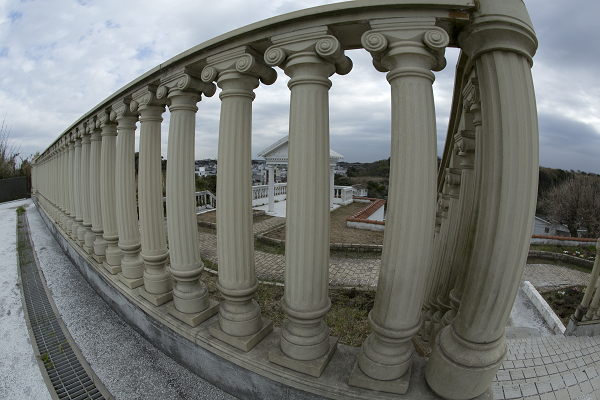
//> input picture sample.png, 600 x 400 px
$ ./fisheye_undistort sample.png sample.png -S=sample.png   (built with g++ and OpenCV 4)
//> lines starting //> are read from the running program, lines starting //| are printed output that depends on the picture
// fisheye undistortion

#include <math.h>
#include <opencv2/opencv.hpp>
#include <vector>
#include <iostream>

// Distortion params
double FocalLengthX;
double FocalLengthY;
double ImageXCenter;
double ImageYCenter;
double RadialDistortParam1;
double RadialDistortParam2;

// multiply by Dmax
double FocalLengthXD;
double FocalLengthYD;
double ImageXCenterD;
double ImageYCenterD;

typedef struct {
	double du;
	double dv;
	double ud;
	double vd;
} coords;

typedef struct {
	int src_width;
	int src_height;
	int tar_width;
	int tar_height;
} im_size;

double	sEnlage = 2.;	// enlarge factor default

int init(double pWidth,double pHeight) {

	// multiply by Dmax

	if(pWidth > pHeight) {
		FocalLengthXD = pWidth * FocalLengthX;
		FocalLengthYD = pWidth * FocalLengthY;
	} else {
		FocalLengthXD = pHeight * FocalLengthX;
		FocalLengthYD = pHeight * FocalLengthY;
	}

	ImageXCenterD = pWidth * ImageXCenter;
	ImageYCenterD = pHeight * ImageYCenter;

	std::cout <<
		"FocalLengthXD=" << FocalLengthXD << "," <<
		"FocalLengthYD=" << FocalLengthYD << "," <<
		"ImageXCenterD=" << ImageXCenterD << "," <<
		"ImageYCenterD=" << ImageYCenterD << std::endl;


	return 0;
}

coords distort_point(double pU,double pV) {
	coords ret;
	double du=pU;
	double dv=pV;

	double r = sqrt(du * du + dv * dv);

	ret.du = du;
	ret.dv = dv;

	if(r == 0.) {
		ret.ud = 0.;
		ret.vd = 0.;
		return ret;
	}

	double ff = sqrt(FocalLengthXD * FocalLengthYD);
	double theta = atan2(r,ff);
	double theta3 = theta * theta * theta;
	double theta5 = theta3 * theta * theta;
	double factor = (theta + RadialDistortParam1 * theta3 + RadialDistortParam2 * theta5) / r;
	const double ud = factor * FocalLengthXD * du;
	const double vd = factor * FocalLengthYD * dv;

	ret.ud = ud;
	ret.vd = vd;

	return ret;
}

int calc_remap(const im_size &isize,cv::Mat &src,cv::Mat &canvas,cv::Mat &map_x,cv::Mat &map_y,cv::Rect &org_rect,cv::Rect &max_rect) {

	int canvas_centerx = isize.tar_width/2;
	int canvas_centery = isize.tar_height/2;
	int xorg = canvas_centerx - static_cast<int>(ImageXCenterD);
	int yorg = canvas_centery - static_cast<int>(ImageYCenterD);

	assert(xorg >= 0 && yorg >= 0);

	std::cout << "(canvas_centerx,canvas_centery)=" << canvas_centerx << "," << canvas_centery << std::endl;
	std::cout << "(xorg,yorg)=" << xorg << "," << yorg << std::endl;

	org_rect = cv::Rect(xorg, yorg, isize.src_width, isize.src_height);

	cv::Mat src_region(canvas, org_rect);
	src.copyTo(src_region);

	for(int y = 0;y < isize.tar_height;++y) {
		for(int x = 0;x < isize.tar_width;++x) {
			coords co = distort_point(static_cast<double>(x - canvas_centerx) ,static_cast<double>(y - canvas_centery));
			map_x.at<float>(y,x) = static_cast<float>(co.ud + canvas_centerx);
			map_y.at<float>(y,x) = static_cast<float>(co.vd + canvas_centery);
		}
	}

	// find maximum rectangle area
	for(int x = canvas_centerx;;--x) { // find left edge
		coords co = distort_point(static_cast<double>(x - canvas_centerx) ,0.);
		if(co.ud < -ImageXCenterD) {
			max_rect.x = x + 1;
			break;
		}
	}

	for(int x = canvas_centerx;;++x) { // find right edge
		coords co = distort_point(static_cast<double>(x - canvas_centerx) ,0.);
		if(co.ud > (src.cols - ImageXCenterD)) {
			max_rect.width = x - 1 - max_rect.x;
			break;
		}
	}

	for(int y = canvas_centery;;--y) { // find top edge
		coords co = distort_point(0., static_cast<double>(y - canvas_centery) );
		if(co.vd < -ImageYCenterD) {
			max_rect.y = y + 1;
			break;
		}
	}

	for(int y = canvas_centery;;++y) { // find bottom edge
		coords co = distort_point(0., static_cast<double>(y - canvas_centery) );
		if(co.vd > (src.rows - ImageYCenterD)) {
			max_rect.height = y - 1 - max_rect.y;
			break;
		}
	}


	std::cout << "maxrect:" << max_rect << std::endl;

	return 0;
}

// For default parameter, using that of Canon EF 15mm fisheye.
const cv::String keys =
	"{help h usage ? |          | show help                }"
	"{@image         |          | input image file         }"
    "{@result        |result.tif| result image file        }"
	"{X x            |      2.0 | enlarge factor           }"
    "{S s            |          | show image when finish   }"
    "{C c            |          | Clip to maximum rect     }"
    "{FX fx          | 0.421427 | FocalLengthX             }"
    "{FY fy          | 0.421427 | FocalLengthY             }"
    "{IX ix          | 0.500484 | ImageXCenter             }"
    "{IY iy          | 0.507854 | ImageYCenter             }"
    "{R1 r1          |-0.020758 | Radial Distortion Param1 }"
    "{R2 r2          |-0.003717 | Radial Distortion Param2 }"
	;

int main(int argc,char *argv[]) {
    cv::CommandLineParser parser(argc, argv, keys);
    parser.about("Fisheye camera calibration sample.");

    bool should_show = parser.has("S") ? true: false;
    bool do_clip = parser.has("C") ? true: false;
    sEnlage = parser.get<double>("X");
    cv::String imagefile = parser.get<cv::String>("@image");
    cv::String resultfile = parser.get<cv::String>("@result");
    sEnlage = parser.get<double>("X");
    FocalLengthX = parser.get<double>("FX");
    FocalLengthY = parser.get<double>("FY");
    ImageXCenter = parser.get<double>("IX");
    ImageYCenter = parser.get<double>("IY");
    RadialDistortParam1 = parser.get<double>("R1");
    RadialDistortParam2 = parser.get<double>("R2");

    if (parser.has("h") || !parser.check() || imagefile.empty() || resultfile.empty()) {
        parser.printMessage();
        return -1;
    }

	CV_Assert(sEnlage >= 1.);
	CV_Assert(FocalLengthX > 0.);
	CV_Assert(FocalLengthY > 0.);
	CV_Assert(ImageXCenter > 0.);
	CV_Assert(ImageYCenter > 0.);

    cv::Mat src = cv::imread(imagefile);
//> src is the input picture: 400 rows x 600 cols, CV_8UC3; mean B, G, R 113.1, 117.1, 114.5
	cv::Mat canvas = cv::Mat::zeros(src.rows * static_cast<int>(sEnlage),src.cols * static_cast<int>(sEnlage), CV_8UC3);
	cv::Mat tar = cv::Mat::zeros(canvas.size(), CV_8UC3);
	cv::Mat map_x = cv::Mat::zeros(canvas.size(), CV_32FC1);
	cv::Mat map_y = cv::Mat::zeros(canvas.size(), CV_32FC1);

    std::cout << "Processing " << imagefile << "..." << std::endl;
    std::cout << "source image size:" << src.cols << "," << src.rows << std::endl;
//| source image size:600,400

	im_size isize;

	isize.src_width = src.cols,isize.src_height = src.rows;
//> isize.src_width = 600; isize.src_height = 400
	isize.tar_width = tar.cols,isize.tar_height = tar.rows;
//> isize.tar_width = 1200; isize.tar_height = 800

	std::cout << "source image size:" << isize.src_width << "," << isize.src_height << std::endl;
//| source image size:600,400
	std::cout << "target image size:" << isize.tar_width << "," << isize.tar_height << std::endl;
//| target image size:1200,800
	std::cout << "Enlarge factor:" << sEnlage << std::endl;

	init(isize.src_width , isize.src_height);
//| FocalLengthXD=252.856,FocalLengthYD=252.856,ImageXCenterD=300.29,ImageYCenterD=203.142

	cv::Rect org_rect,max_rect;

	calc_remap(isize,src,canvas,map_x,map_y,org_rect,max_rect);
//> in calc_remap, `int canvas_centerx = isize.tar_width/2;`: canvas_centerx = 600
//> in calc_remap, `int canvas_centery = isize.tar_height/2;`: canvas_centery = 400
//> in calc_remap, `int xorg = canvas_centerx - static_cast<int>(ImageXCenterD);`: xorg = 300
//> in calc_remap, `int yorg = canvas_centery - static_cast<int>(ImageYCenterD);`: yorg = 197
//| (canvas_centerx,canvas_centery)=600,400
//| (xorg,yorg)=300,197
//> in calc_remap, `org_rect = cv::Rect(xorg, yorg, isize.src_width, isize.src_height);`: org_rect = Rect(300, 197, 600, 400)
//> in calc_remap, `cv::Mat src_region(canvas, org_rect);`: src_region: 400 rows x 600 cols, CV_8UC3; every value is 0
//> in calc_remap, `src.copyTo(src_region);`:
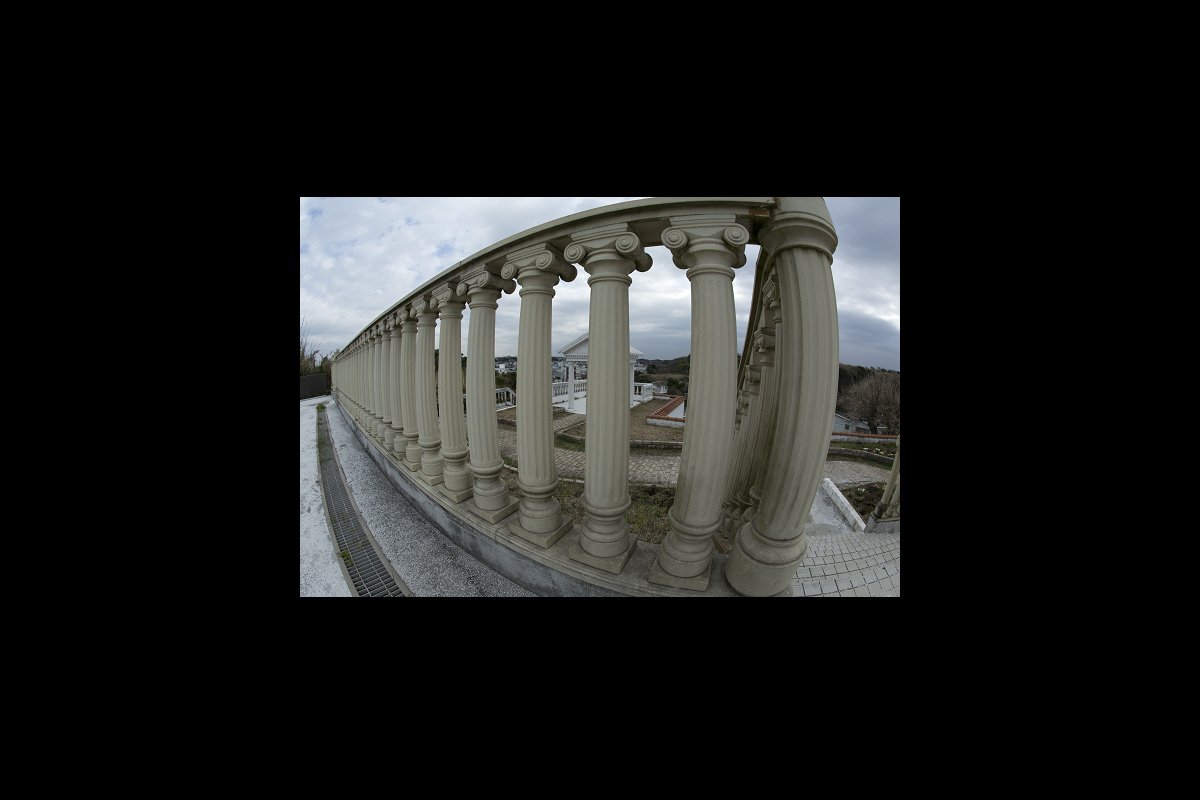
//> canvas: 800 rows x 1200 cols, CV_8UC3; mean B, G, R 28.3, 29.3, 28.6
//> after the loop in calc_remap, `for(int y = 0;y < isize.tar_height;++y)`:
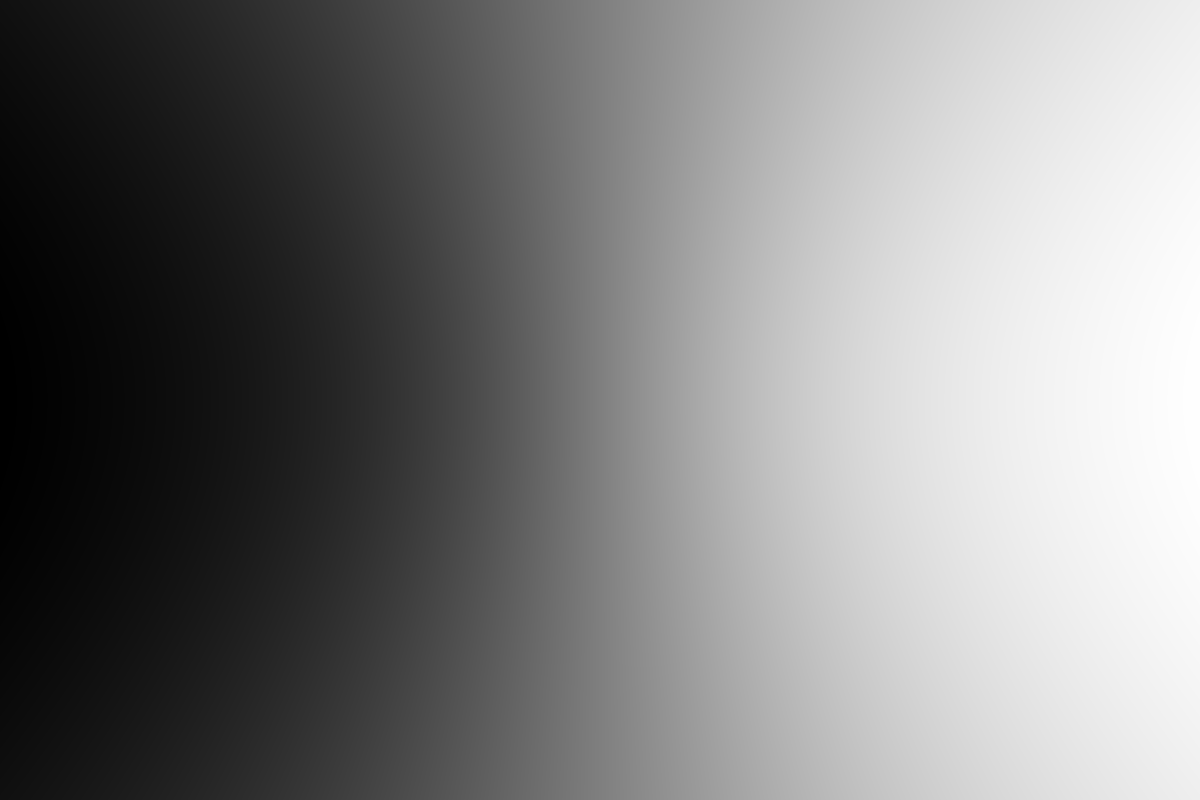
//> map_x: 800 rows x 1200 cols, CV_32FC1; min 314.2, max 885.7, mean 599.8; drawn with min black and max white
//> after the loop in calc_remap, `for(int y = 0;y < isize.tar_height;++y)`:
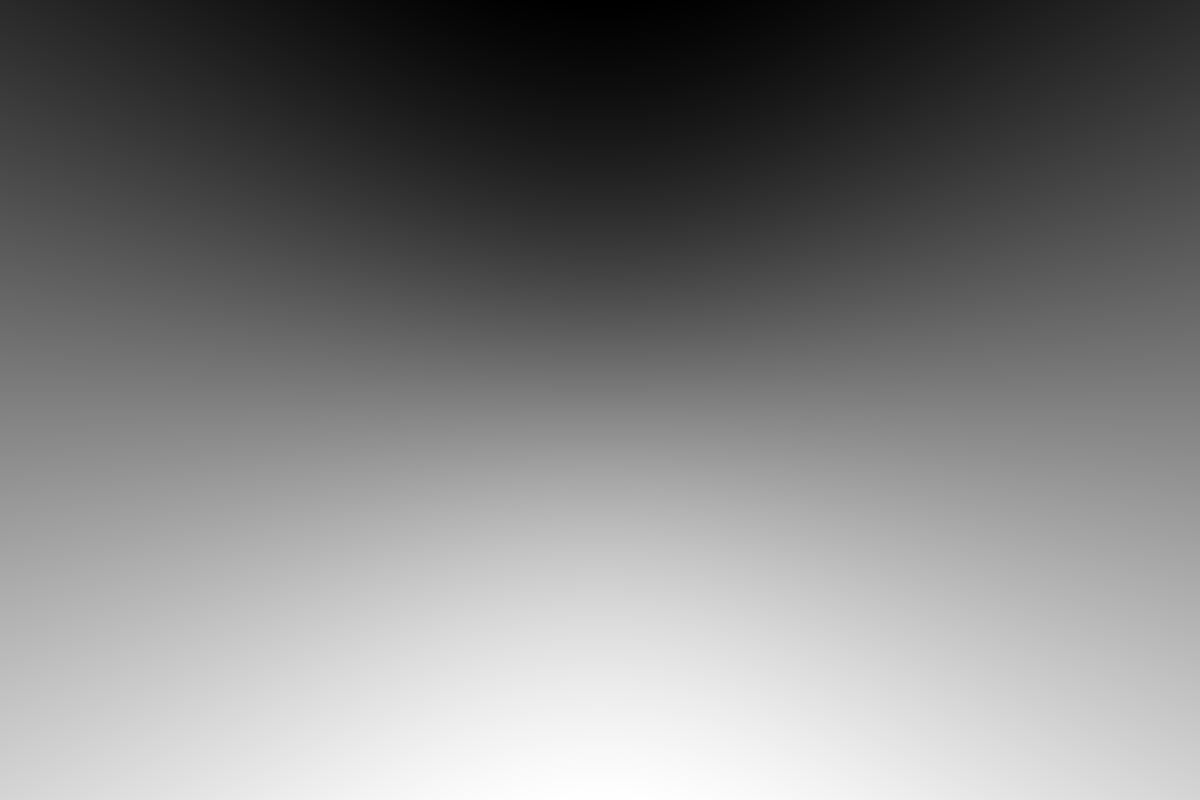
//> map_y: 800 rows x 1200 cols, CV_32FC1; min 151.7, max 648, mean 399.7; drawn with min black and max white
//> the loop in calc_remap, `for(int x = canvas_centerx;;--x)` made 732 passes
//> (du in distort_point, ret.du in distort_point, theta in distort_point, theta3 in distort_point, theta5 in distort_point, factor in distort_point, ud in distort_point, ret.ud in distort_point) on passes 2 to 4: (-1, -1, 0.00395, 6.19e-08, 9.67e-13, 0.00395, -1, -1), (-2, -2, 0.00791, 4.95e-07, 3.1e-11, 0.00395, -2, -2), (-3, -3, 0.0119, 1.67e-06, 2.35e-10, 0.00395, -3, -3)
//| maxrect:[1454 x 523 from (-130, 132)]
	cv::remap(canvas, tar, map_x, map_y, CV_INTER_LINEAR, cv::BORDER_CONSTANT, cv::Scalar(0,0, 0));
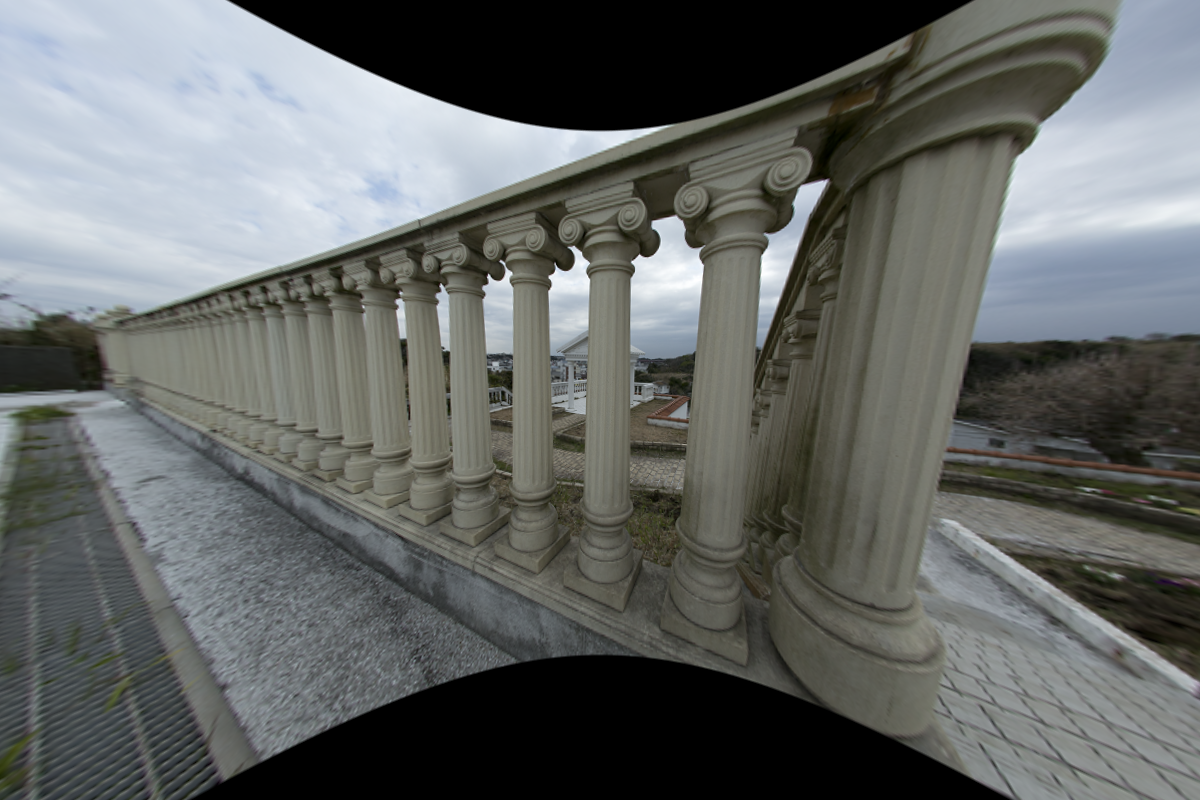
//> tar: 800 rows x 1200 cols, CV_8UC3; mean B, G, R 101.3, 103.1, 100.1

	//cv::rectangle(tar, cv::Point(org_rect.x,org_rect.y), cv::Point(org_rect.x + org_rect.width,org_rect.y + org_rect.height),
	//	cv::Scalar(0,0,200), 4, 4);
	//cv::rectangle(tar, max_rect,cv::Scalar(0,200,0), 4, 4);

	if(max_rect.x < 0) max_rect.x = 0;
	if(max_rect.y < 0) max_rect.y = 0;
	if((max_rect.width - max_rect.x) > tar.cols) max_rect.width = tar.cols - max_rect.x;
	if((max_rect.height - max_rect.y) > tar.rows) max_rect.height = tar.cols - max_rect.y;

	cv::Mat clip;
	if(do_clip)
	    clip = tar(max_rect);
    else
        clip = tar;

	imwrite(resultfile, clip);

	if(should_show) {
        cv::namedWindow("result", cv::WINDOW_NORMAL );
        cv::imshow("result",clip);
        cv::waitKey();
    }


	return 0;
}
